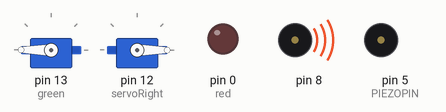
A sketch run on a simulated Arduino Uno, built with avr-gcc and run on an emulated ATmega328P. Parts: 2 × servo, output pins drawn as LEDs (lit = HIGH), buzzer (waves = sounding, pin HIGH). Pins used as bus, display or sensor lines are not drawn.

Above: at 0.05 s.
At 2.35 s:
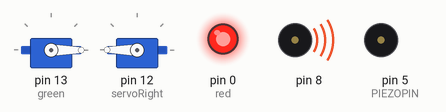
At 4.75 s:
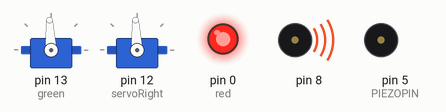
At 9.5 s:
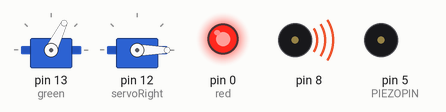
At 14.15 s:
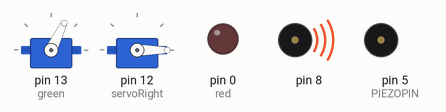
At 19.0 s:
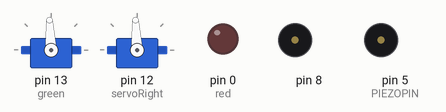
Timing chart, 0 to 21.9 s (numbered marks = the images above):
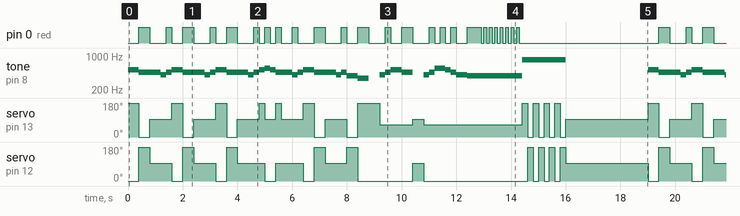

Measured:
- by itself, pin 0 (red): moves between LOW and HIGH, repeating every 19.0 s
- by itself, servo on pin 13 (green), servo on pin 12 (servoRight): moves between 0° and 180°, repeating every 19.0 s
- by itself, tone on pin 8: plays 523 Hz for 0.40 s, 466 Hz for 0.80 s, 415 Hz for 0.20 s, 466 Hz for 0.20 s, 523 Hz for 0.40 s, 466 Hz for 0.80 s … (77 notes in this stretch)

The sketch:

Robot_Dance_Final.ino
```cpp
#include <Servo.h>                           // Include servo library

Servo servoLeft;                             // Declare left servo signal
Servo servoRight;                            // Declare right servo signal

int PIEZOPIN = 5;                            // Declare pin that the piezo is connected to.
// DECLARE LED PINS HERE

int red = 0;
int green = 13;

// One octave of notes between A4 and A5, for Piezo Greeting
//Notes in the var name
int note_F4 = 349.23;
int note_G4 = 392;
int note_Gs4 = 415.3;
int note_A4 = 440;
int note_As4 = 466; int note_Bb4 = note_As4;
int note_B4 = 494;
int note_C5 = 523;
int note_Cs5 = 554; int note_Db5 = note_Cs5;
int note_D5 = 587;
int note_Ds5 = 622; int note_Eb5 = note_Ds5;
int note_E5 = 659;
int note_F5 = 698;
int note_Fs5 = 740; int note_Gb5 = note_Fs5;
int note_G5 = 784;
int note_Gs5 = 830; int note_Ab5 = note_Gs5;

void firstMeasure() {
  //C
  tone(8, note_C5);
  forward();
  redLight();
  delay(400);
  //A#
  tone(8, note_As4);
  back();
  greenLight();
  delay(400);
  //rest robot for rest of notes
  noLight();
  wait();
  delay(400);
  //G#
  tone(8, note_Gs4);
  redLight();
  delay(200);
  //A#
  tone(8, note_As4);
  greenLight();
  delay(200);
}

//This plays and dances to In My Feelings by Drake
void song() {
  digitalWrite(red, LOW);
  digitalWrite(green, LOW);

  firstMeasure();
  firstMeasure();
  firstMeasure();
  //this is the wiggle
  //C
  tone(8, note_C5);
  right();
  redLight();
  delay(200);
  //C#
  tone(8, note_Cs5);
  left();
  greenLight();
  delay(200);
  //C
  tone(8, note_C5);
  left();
  redLight();
  delay(200);
  //A#
  tone(8, note_As4);
  right();
  greenLight();
  delay(200);
  //A#
  tone(8, note_As4);
  wait();
  redLight();
  delay(400);
  //G#
  tone(8, note_Gs4);
  greenLight();
  delay(200);
  //A#
  tone(8, note_As4);
  redLight();
  delay(200);
  //____________
  firstMeasure();
  //this is the back, forward
  //G
  tone(8, note_G4);
  back();
  redLight();
  delay(400);
  //F
  tone(8, note_F4);
  forward();
  greenLight();
  delay(400);
  //rest
  noTone(8);
  noLight();
  delay(400);
  //G#
  tone(8, note_Gs4);
  circleRight();
  redLight();
  delay(200);
  //A#
  tone(8, note_As4);
  circleRight();
  greenLight();
  delay(200);
  //C
  tone(8, note_C5);
  circleRight();
  redLight();
  delay(400);
  //A#
  tone(8, note_As4);
  circleRight();
  greenLight();
  delay(400);
  //rest
  noTone(8);
  noLight();
  wait();
  delay(400);
  //end circle
  //G#
  tone(8, note_Gs4);
  circleRight();
  redLight();
  delay(200);
  //A#
  tone(8, note_As4);
  circleRight();
  greenLight();
  delay(200);
  //C#
  tone(8, note_Cs5);
  circleRight();
  redLight();
  delay(200);
  //C#
  tone(8, note_Cs5);
  circleRight();
  greenLight();
  delay(200);
  //C
  tone(8, note_C5);
  circleRight();
  redLight();
  delay(200);
  //A#
  tone(8, note_As4);
  circleRight();
  greenLight();
  delay(200);
  //G#
  tone(8, note_Gs4);
  circleRight();
  redLight();
  delay(400);
  //G
  tone(8, note_G4);
  circleRight();
  greenLight();
  delay(400);
  //----------this is the chord
  //G#
  flash();
  tone(8, note_Gs4);
  //C
  tone(8, note_C5);
  //D#
  tone(8, note_Ds5);
  //G#
  tone(8, note_Gs5);
  vibrate();
  wait();
  noTone(8);
  noLight();
  delay(3000);
}

void setup()
{
  pinMode(PIEZOPIN, OUTPUT);                 // Attach piezo to pin 5.
  servoLeft.attach(13);                      // Attach left signal to pin 13
  servoRight.attach(12);                     // Attach right signal to pin 12
  servoLeft.writeMicroseconds(1500);        // Calibrate left servo
  servoRight.writeMicroseconds(1500);       // Calibrate right servo
  // Attach LED pins here.

}

void circleRight() {
  servoLeft.writeMicroseconds(1200);
  servoRight.writeMicroseconds(100);
}

void vibrate() {
  for (int i = 0; i < 4; i++) {
    forward();
    delay(200);
    back();
    delay(200);
  }
}

void right() {
  servoLeft.writeMicroseconds(2500);
  servoRight.writeMicroseconds(1500);
}

void left() {
    servoLeft.writeMicroseconds(1500);
    servoRight.writeMicroseconds(500);
}

void wait() {
  servoLeft.writeMicroseconds(1500);
  servoRight.writeMicroseconds(1500);
}

void forward() {
  servoLeft.writeMicroseconds(2500);
  servoRight.writeMicroseconds(500);
}

void back() {
  servoLeft.writeMicroseconds(500);
  servoRight.writeMicroseconds(2500);
}

void redLight() {
  digitalWrite(red, LOW);
  digitalWrite(green, HIGH);
}

void greenLight() {
  digitalWrite(green, LOW);
  digitalWrite(red, HIGH);
}
void noLight() {
  digitalWrite(green, LOW);
  digitalWrite(red, LOW);
}

void flash() {
  for (int i = 0; i < 8; i++) {
    digitalWrite(green, HIGH);
    digitalWrite(red, HIGH);
    delay(100);
    noLight();
    delay(100);
   }
}

void loop()
{
  //green LED
  pinMode(green, OUTPUT);
  //red LED
  pinMode(red, OUTPUT);
  song();
  // Code for testing servos.
  // Tinker with the numbers to see how they work!
  // For help, visit https://learn.parallax.com/tutorials/robot/shield-bot/robotics-board-education-shield-arduino/chapter-2-shield-lights-servo-4.

}
```
